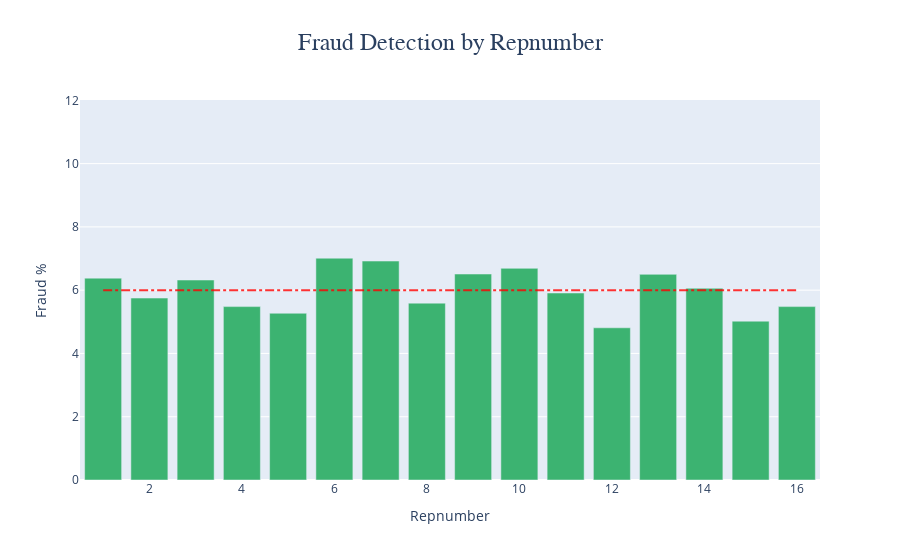

Notebook code cell kept with this figure:
### Code cell
# محاسبه تعداد کل نمونهها و نمونههای تقلب بر اساس repnumber
df_counts_repnumber = df['RepNumber'].value_counts().sort_index()
df_counts_fraud_repnumber = df_fraud['RepNumber'].value_counts().sort_index()

# محاسبه درصد تقلب برای repnumber
df_percentages_fraud_repnumber = pd.DataFrame(round((df_counts_fraud_repnumber / df_counts_repnumber) * 100, 2)).fillna(0).reset_index()
df_percentages_fraud_repnumber.columns = ['RepNumber', 'Fraud %']
df_percentages_fraud_repnumber = df_percentages_fraud_repnumber.sort_values(by=['Fraud %'])

# رسم نمودار
fig = go.Figure()

# افزودن دادهها به نمودار
fig.add_trace(go.Bar(
    x=df_percentages_fraud_repnumber['RepNumber'],
    y=df_percentages_fraud_repnumber['Fraud %'],
    marker_color='mediumseagreen'
))

# تنظیمات نمودار
fig.update_layout(
    title={
        'text': 'Fraud Detection by Repnumber',
        'x': 0.5,
        'font': {'family': "Arial, sans-serif", 'size': 24}
    },
    xaxis=dict(title='Repnumber'),
    yaxis=dict(title='Fraud %', range=[0, max(df_percentages_fraud_repnumber['Fraud %']) + 5]),
    showlegend=False
)

# افزودن خط مرجع
fig.add_shape(
    type="line",
    x0=min(df_percentages_fraud_repnumber['RepNumber']),
    y0=6,
    x1=max(df_percentages_fraud_repnumber['RepNumber']),
    y1=6,
    line=dict(
        color="rgba(255, 0, 0, 0.8)",
        width=2,
        dash="dashdot"
    )
)

# نمایش نمودار
fig.show()

### Figure 1 — Plotly figure (JSON) as saved in the notebook; plotly's stock layout.template omitted (floating-point values rounded to 4 significant figures)
{"data": [{"marker": {"color": "mediumseagreen"}, "type": "bar", "x": [12, 15, 5, 4, 16, 8, 2, 11, 14, 3, 1, 13, 9, 10, 7, 6], "y": [4.81, 5.02, 5.27, 5.48, 5.48, 5.59, 5.75, 5.91, 6.06, 6.32, 6.38, 6.5, 6.51, 6.69, 6.92, 7.01]}], "layout": {"autosize": true, "shapes": [{"line": {"color": "rgba(255, 0, 0, 0.8)", "dash": "dashdot", "width": 2}, "type": "line", "x0": 1, "x1": 16, "y0": 6, "y1": 6}], "showlegend": false, "title": {"font": {"family": "Arial, sans-serif", "size": 24}, "text": "Fraud Detection by Repnumber", "x": 0.5}, "xaxis": {"autorange": true, "range": [0.5, 16.5], "title": {"text": "Repnumber"}, "type": "linear"}, "yaxis": {"range": [0, 12.01], "title": {"text": "Fraud %"}, "type": "linear"}}}
